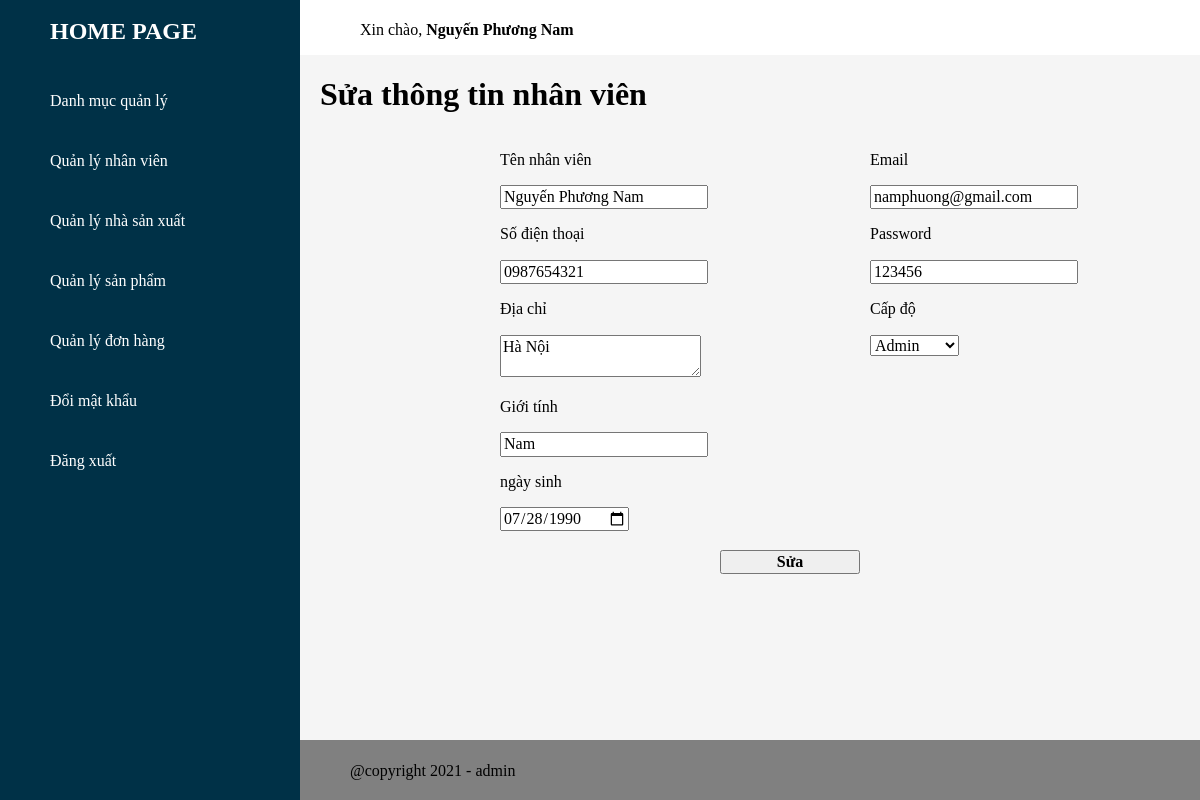
/admin/staff/form_update.php?id=1 (signed in), run on the app's committed database.
### tables this page shows
CREATE TABLE `staff` (
  `id` int(11) NOT NULL,
  `name` varchar(30) NOT NULL,
  `phone_number` varchar(13) NOT NULL,
  `address` varchar(100) NOT NULL,
  `gender` varchar(10) NOT NULL,
  `date` date NOT NULL,
  `email` varchar(50) NOT NULL,
  `password` varchar(255) NOT NULL,
  `level` int(5) NOT NULL
);

### admin/staff/form_update.php (the view, shortened to what this page needs)
<?php require '../header_admin.php' ?>
	<div class="details">
		<div class="recentOrder">
			<div class="table_header">
				<h1>Sửa thông tin nhân viên</h1>
			</div>
		<div class="form_insert" style=" padding-right: 350px;">
		<?php
			$id = $_GET['id'];
			require '../db/connect.php';
			$sql = "select * from staff where id = '$id' ";
			$result = mysqli_query($connect,$sql);
			$each = mysqli_fetch_array($result);
		?>
			<form action="process_update.php" method="post" style="width: 700px; padding-left: 200px;">
				<div id="container" style="display: flex;">
					<div id="right" style="width: 50%;">
						<p>Tên nhân viên</p>
						<input type="text" name="name" value="<?php echo $each['name'] ?>">
						<p>Số điện thoại</p>
						<input type="number" name="phone_number" value="<?php echo $each['phone_number'] ?>">
						<p>Địa chỉ</p>
						<textarea name="address"><?php echo $each['address'] ?></textarea>
						<p>Giới tính</p>
						<input type="text" name="gender" value="<?php echo $each['gender'] ?>">
						<p>ngày sinh</p>
						<input type="date" name="date" value="<?php echo $each['date'] ?>">
					</div>
					<div id="left" style="padding-left: 40px; width: 50%;">
						<p>Email</p>
						<input type="text" name="email" value="<?php echo $each['email'] ?>">
						<p>Password</p>
						<input type="text" name="password" value="<?php echo $each['password'] ?>">
						<p>Cấp độ</p>
						<select name="level">
							<option value="1"
							<?php if($each['level'] == 1){ ?>
								selected
							<?php } ?>
							>
								Admin
							</option>
						</select>
					</div>
				</div>
				<br>
				<button type="submit" style="width: 20%; margin-left: 220px;">
					<b>Sửa</b>
				</button>
			</form>
			</div>
		</div>
	</div>
				<?php require '../footer.php' ?>

### admin/css/style.css (style rules this page uses)
body { overflow-x: hidden; }
.table_header { display: flex; justify-content: space-between; }
.table_header h1 { margin-left: 20px; }

### data on the page
staff: name "Nguyến Phương Nam", phone_number "0987654321", address "Hà Nội", gender "Nam", date "07/28/1990", email "namphuong@gmail.com", password "123456", level "Admin"

### other printed values
$name "Nguyến Phương Nam"
